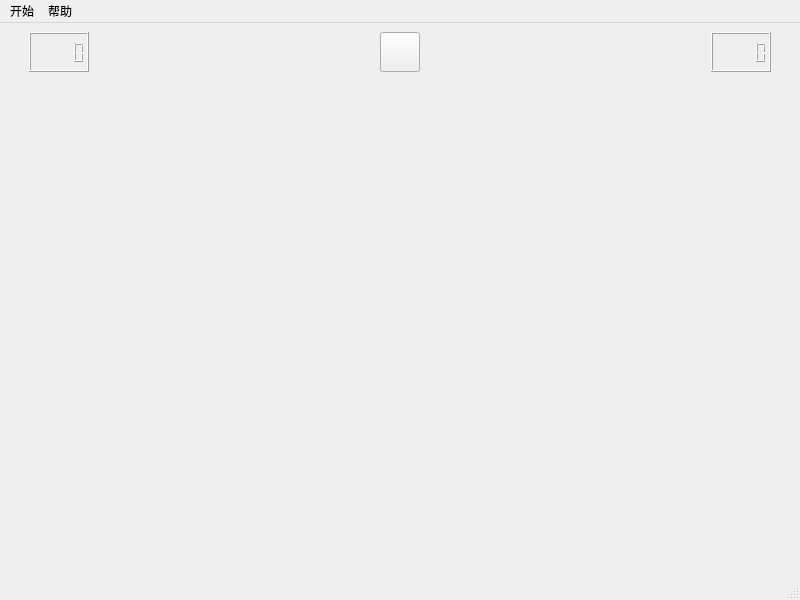
<?xml version="1.0" encoding="UTF-8"?>
<ui version="4.0">
 <class>MainWindow</class>
 <widget class="QMainWindow" name="MainWindow">
  <property name="geometry">
   <rect>
    <x>0</x>
    <y>0</y>
    <width>800</width>
    <height>600</height>
   </rect>
  </property>
  <property name="windowTitle">
   <string>MainWindow</string>
  </property>
  <widget class="QWidget" name="centralwidget">
   <layout class="QVBoxLayout" name="verticalLayout">
    <item>
     <widget class="QWidget" name="widget" native="true">
      <layout class="QHBoxLayout" name="horizontalLayout">
       <property name="leftMargin">
        <number>20</number>
       </property>
       <property name="topMargin">
        <number>0</number>
       </property>
       <property name="rightMargin">
        <number>20</number>
       </property>
       <item>
        <widget class="QLCDNumber" name="lcdNumber_1">
         <property name="sizePolicy">
          <sizepolicy hsizetype="Fixed" vsizetype="Fixed">
           <horstretch>0</horstretch>
           <verstretch>0</verstretch>
          </sizepolicy>
         </property>
         <property name="minimumSize">
          <size>
           <width>60</width>
           <height>40</height>
          </size>
         </property>
         <property name="maximumSize">
          <size>
           <width>60</width>
           <height>40</height>
          </size>
         </property>
        </widget>
       </item>
       <item>
        <spacer name="horizontalSpacer">
         <property name="orientation">
          <enum>Qt::Horizontal</enum>
         </property>
         <property name="sizeHint" stdset="0">
          <size>
           <width>40</width>
           <height>20</height>
          </size>
         </property>
        </spacer>
       </item>
       <item>
        <widget class="QPushButton" name="emoButton">
         <property name="sizePolicy">
          <sizepolicy hsizetype="Fixed" vsizetype="Fixed">
           <horstretch>0</horstretch>
           <verstretch>0</verstretch>
          </sizepolicy>
         </property>
         <property name="minimumSize">
          <size>
           <width>40</width>
           <height>40</height>
          </size>
         </property>
         <property name="maximumSize">
          <size>
           <width>40</width>
           <height>40</height>
          </size>
         </property>
         <property name="autoFillBackground">
          <bool>true</bool>
         </property>
         <property name="styleSheet">
          <string notr="true"/>
         </property>
         <property name="text">
          <string/>
         </property>
         <property name="iconSize">
          <size>
           <width>40</width>
           <height>40</height>
          </size>
         </property>
        </widget>
       </item>
       <item>
        <spacer name="horizontalSpacer_2">
         <property name="orientation">
          <enum>Qt::Horizontal</enum>
         </property>
         <property name="sizeHint" stdset="0">
          <size>
           <width>40</width>
           <height>20</height>
          </size>
         </property>
        </spacer>
       </item>
       <item>
        <widget class="QLCDNumber" name="lcdNumber_2">
         <property name="sizePolicy">
          <sizepolicy hsizetype="Fixed" vsizetype="Fixed">
           <horstretch>0</horstretch>
           <verstretch>0</verstretch>
          </sizepolicy>
         </property>
         <property name="minimumSize">
          <size>
           <width>60</width>
           <height>40</height>
          </size>
         </property>
         <property name="maximumSize">
          <size>
           <width>60</width>
           <height>40</height>
          </size>
         </property>
        </widget>
       </item>
      </layout>
     </widget>
    </item>
    <item>
     <spacer name="verticalSpacer">
      <property name="orientation">
       <enum>Qt::Vertical</enum>
      </property>
      <property name="sizeHint" stdset="0">
       <size>
        <width>20</width>
        <height>437</height>
       </size>
      </property>
     </spacer>
    </item>
    <item>
     <widget class="QWidget" name="widget_2" native="true">
      <layout class="QGridLayout" name="gridLayout"/>
     </widget>
    </item>
   </layout>
  </widget>
  <widget class="QMenuBar" name="menubar">
   <property name="geometry">
    <rect>
     <x>0</x>
     <y>0</y>
     <width>800</width>
     <height>26</height>
    </rect>
   </property>
   <widget class="QMenu" name="menu">
    <property name="title">
     <string>开始</string>
    </property>
    <addaction name="actionchose"/>
   </widget>
   <widget class="QMenu" name="menu_2">
    <property name="title">
     <string>帮助</string>
    </property>
    <addaction name="actionintroduction"/>
    <addaction name="actionasfor"/>
   </widget>
   <addaction name="menu"/>
   <addaction name="menu_2"/>
  </widget>
  <widget class="QStatusBar" name="statusbar"/>
  <action name="actionintroduction">
   <property name="text">
    <string>游戏介绍</string>
   </property>
  </action>
  <action name="actionasfor">
   <property name="text">
    <string>关于</string>
   </property>
  </action>
  <action name="actionchose">
   <property name="text">
    <string>难度选择</string>
   </property>
  </action>
  <action name="actionpos">
   <property name="text">
    <string>排行榜</string>
   </property>
  </action>
 </widget>
 <resources/>
 <connections/>
</ui>
